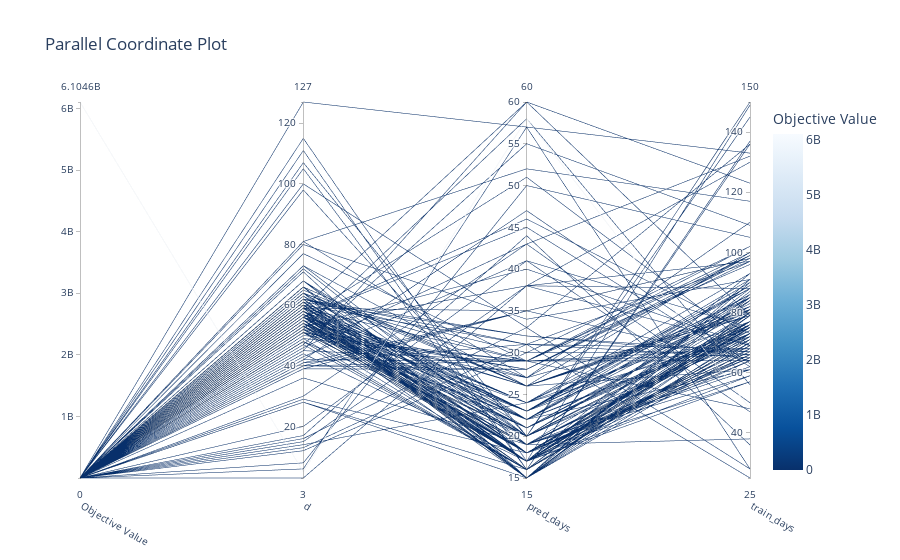

Source (notebook cell):
### Code cell
plot_parallel_coordinate(study)

### Figure 1 — Plotly figure (JSON) as saved in the notebook; plotly's stock layout.template omitted (floating-point values rounded to 4 significant figures; data arrays with more than 128 entries replaced by an {"elided": "..."} marker saying what was removed)
{"data": [{"dimensions": [{"label": "Objective Value", "range": [4.472, 6105000000.0], "values": {"elided": "250 float values"}}, {"label": "d", "range": [3, 127], "values": {"elided": "250 int values"}}, {"label": "pred_days", "range": [15, 60], "values": {"elided": "250 int values"}}, {"label": "train_days", "range": [25, 150], "values": {"elided": "250 int values"}}], "labelangle": 30, "labelside": "bottom", "line": {"color": {"elided": "250 float values"}, "colorbar": {"title": {"text": "Objective Value"}}, "colorscale": [[0, "rgb(247,251,255)"], [0.125, "rgb(222,235,247)"], [0.25, "rgb(198,219,239)"], [0.375, "rgb(158,202,225)"], [0.5, "rgb(107,174,214)"], [0.625, "rgb(66,146,198)"], [0.75, "rgb(33,113,181)"], [0.875, "rgb(8,81,156)"], [1, "rgb(8,48,107)"]], "reversescale": true, "showscale": true}, "type": "parcoords"}], "layout": {"title": {"text": "Parallel Coordinate Plot"}}}
